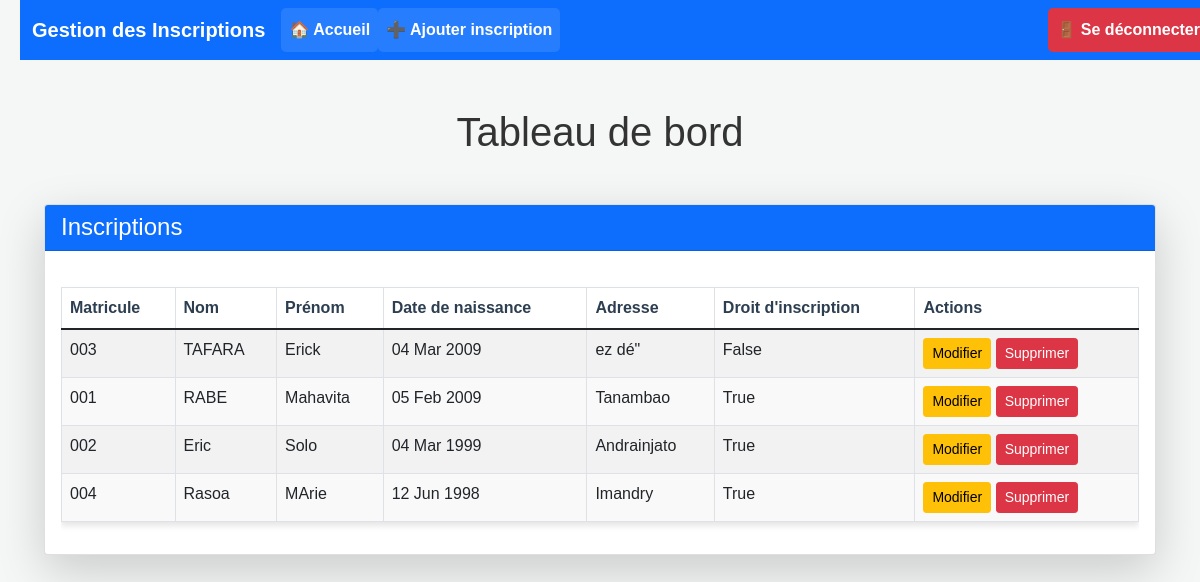
The page /dashboard_user/ (signed in) on the database as committed earlier.
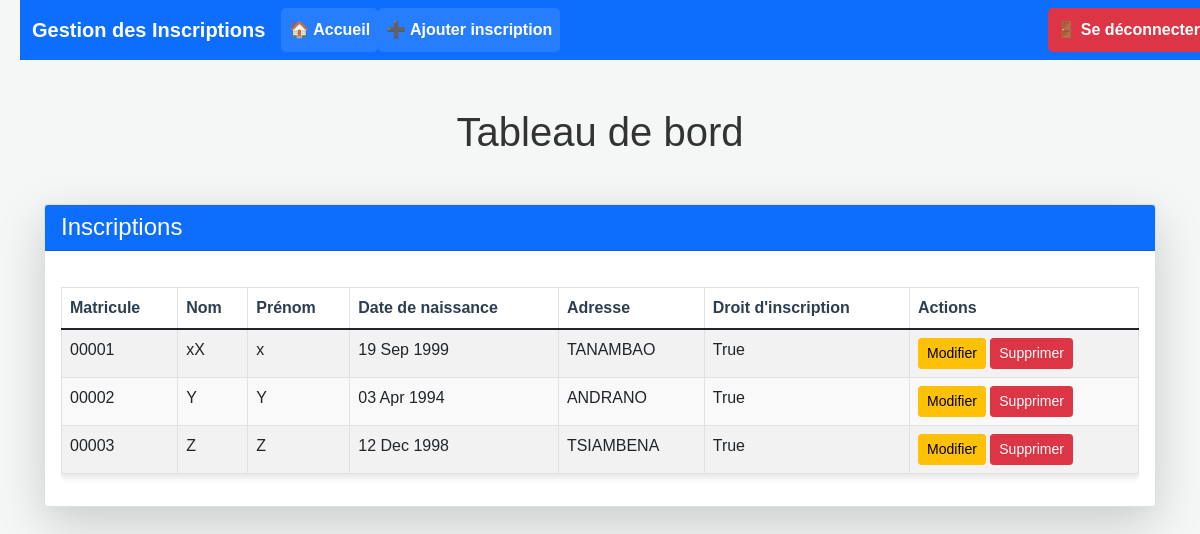
The same page on the database as committed later.
### inscriptions/models.py (models this page shows, shortened)
class Inscription(models.Model):
    matricule = models.CharField(max_length=20, unique=True)
    nom = models.CharField(max_length=100)
    prenom = models.CharField(max_length=100)
    date_naissance = models.DateField()
    adresse = models.TextField(blank=True, null=True)
    droit_inscription = models.BooleanField(default=True)  # Valeur par défaut
    utilisateur = models.ForeignKey(User, on_delete=models.CASCADE)
    class Meta:
        verbose_name = 'Inscription'
        verbose_name_plural = 'Inscriptions'

### inscriptions/views.py (the view)
# urls.py: path('dashboard_user/', inscriptions_views.dashboard_user, name='dashboard_user'),
@login_required
def dashboard_user(request):
    inscriptions = Inscription.objects.all()
    return render(request, 'dashboard_user.html', {'inscriptions': inscriptions})

### templates/dashboard_user.html (shortened to what this page needs)
{% extends 'base.html' %}
{% block content %}
    <div class="container-fluid my-5">
        <h1 class="text-center mb-5">Tableau de bord</h1>
        <div class="row g-4">
            <div class="col-12">
                <div class="card shadow-lg">
                    <div class="card-header bg-primary text-white">
                        <h4 class="mb-0">Inscriptions</h4>
                    </div>
                    <div class="card-body">
                        <div class="table-responsive w-100">
                            <table class="table table-striped table-bordered text-center w-100">
                                <thead>
                                    <tr>
                                        <th>Matricule</th>
                                        <th>Nom</th>
                                        <th>Prénom</th>
                                        <th>Date de naissance</th>
                                        <th>Adresse</th>
                                        <th>Droit d'inscription</th>
                                        <th>Actions</th>
                                    </tr>
                                </thead>
                                <tbody>
                                    {% for inscription in inscriptions %}
                                        <tr>
                                            <td>{{ inscription.matricule }}</td>
                                            <td>{{ inscription.nom }}</td>
                                            <td>{{ inscription.prenom }}</td>
                                            <td>{{ inscription.date_naissance|date:"d M Y" }}</td>
                                            <td>{{ inscription.adresse }}</td>
                                            <td>{{ inscription.droit_inscription }}</td>
                                            <td>
                                                <a href="{% url 'modifier_inscription' inscription.id %}" class="btn btn-warning btn-sm">Modifier</a>
                                                <a href="{% url 'confirm_delete' inscription.id %}" class="btn btn-danger btn-sm">Supprimer</a>
                                            </td>
                                        </tr>
                                    {% endfor %}
                                </tbody>
                            </table>
                        </div>
                    </div>
                </div>
            </div>
        </div>
    </div>
{% endblock %}

### templates/base.html (shortened to what this page needs)
{% load static %}
<!DOCTYPE html>
<html lang="fr">
<head>
    <link href="https://cdn.jsdelivr.net/npm/bootstrap@5.1.3/dist/css/bootstrap.min.css" rel="stylesheet">
    <link rel="stylesheet" href="{% static 'css/styles.css' %}">
</head>
<body>
    <nav class="navbar navbar-expand-lg navbar-dark bg-primary">
        <div class="container">
            <a class="navbar-brand fw-bold" href="{% url 'dashboard' %}">Gestion des Inscriptions</a>
            <div class="collapse navbar-collapse" id="navbarNav">
                <ul class="navbar-nav me-auto">
                    <li class="nav-item">
                        <a class="nav-link text-white" href="{% url 'dashboard' %}">🏠 Accueil</a>
                    </li>
                    <li class="nav-item">
                        <a class="nav-link text-white" href="{% url 'ajouter_inscription' %}">➕ Ajouter inscription</a>
                    </li>
                </ul>
                <ul class="navbar-nav">
                    <li class="nav-item">
                        <a class="nav-link logout-btn" href="{% url 'logout' %}">🚪 Se déconnecter</a>
                    </li>
                </ul>
            </div>
        </div>
    </nav>
    <div class="container mt-4">
        {% block content %}
        {% endblock %}
    </div>
</body>
</html>

### static/css/styles.css (style rules this page uses)
* { margin: 0; padding: 0; box-sizing: border-box; }
body { font-family: Arial, sans-serif; background-color: #f4f7f6; color: #333; padding: 20px; }
.container { max-width: 1200px; margin: 0 auto; }
table { width: 100%; border-collapse: collapse; margin-top: 20px; background-color: white; box-shadow: 0 4px 6px rgba(0, 0, 0, 0.1); }
table th, table td { padding: 12px; text-align: left; border-bottom: 1px solid #ddd; }
table th { background-color: #f4f7f6; color: #2C3E50; }
table tr:nth-child(even) { background-color: #f9f9f9; }

### templates/base.html (style rules this page uses)
.navbar { position: fixed; top: 0; width: 100%; z-index: 1000; }
body { padding-top: 60px; }
.nav-item .nav-link { font-weight: bold; padding: 10px 15px; border-radius: 5px; transition: all 0.3s ease-in-out; }
.nav-item .nav-link.text-white { background-color: rgba(255, 255, 255, 0.1); }
.nav-item .logout-btn { background-color: #dc3545 !important; color: white !important; padding: 10px 15px; border-radius: 5px; font-weight: bold; transition: all 0.3s ease-in-out; }

Rows that differ between the two databases and show on the page:
removed Inscription: matricule "003", nom "TAFARA", prenom "Erick", date_naissance "04 Mar 2009", adresse "ez dé\"", droit_inscription "False"
removed Inscription: matricule "001", nom "RABE", prenom "Mahavita", date_naissance "05 Feb 2009", adresse "Tanambao", droit_inscription "True"
removed Inscription: matricule "002", nom "Eric", prenom "Solo", date_naissance "04 Mar 1999", adresse "Andrainjato", droit_inscription "True"
removed Inscription: matricule "004", nom "Rasoa", prenom "MArie", date_naissance "12 Jun 1998", adresse "Imandry", droit_inscription "True"
added Inscription: matricule "00001", nom "xX", prenom "x", date_naissance "19 Sep 1999", adresse "TANAMBAO", droit_inscription "True"
added Inscription: matricule "00002", nom "Y", prenom "Y", date_naissance "03 Apr 1994", adresse "ANDRANO", droit_inscription "True"
added Inscription: matricule "00003", nom "Z", prenom "Z", date_naissance "12 Dec 1998", adresse "TSIAMBENA", droit_inscription "True"
